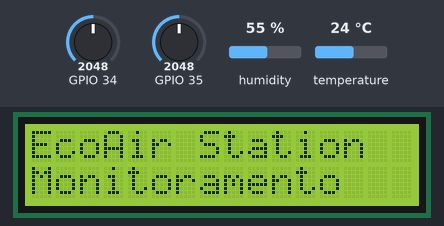
This sketch was run on a simulated ESP32. Shown: 16×2 character LCD. Inputs (shaded band) come from the test bench; at power-on: GPIO 34 = 2048, GPIO 35 = 2048, humidity 55 %, temperature 24 °C. What the sketch prints to the serial monitor is not drawn.

Above: at 3.3 s.
3.4 s: GPIO 34 set to 2866
At 8.6 s:
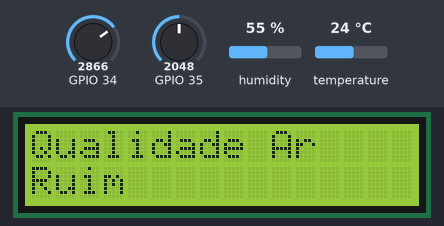
13.2 s: GPIO 35 set to 3540
At 17.1 s:
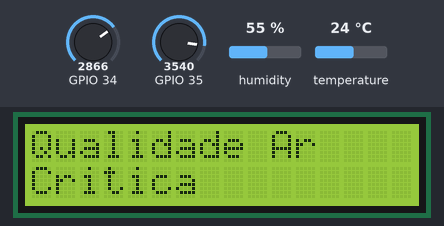
19.6 s: humidity set to 22 %
At 21.4 s:
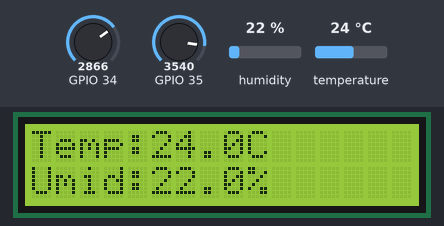
24.0 s: temperature set to 12 °C
At 28.7 s:
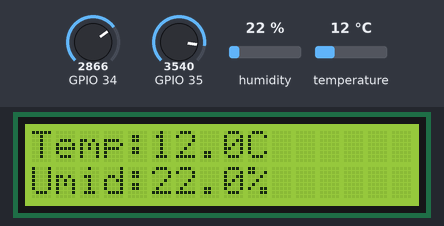
31.6 s: humidity set to 40 %
At 37.2 s:
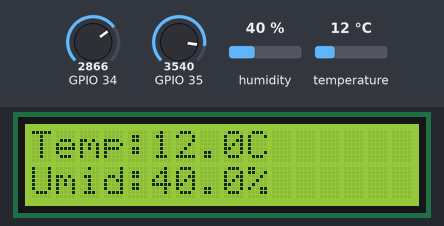
39.6 s: temperature set to 19 °C
At 44.5 s:
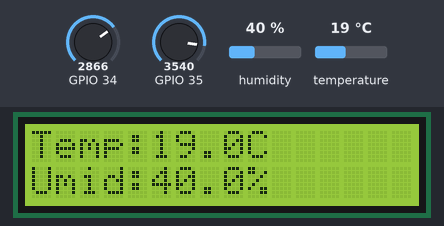
Timing chart, 0 to 46.0 s (numbered marks = the images above; inputs shaded):
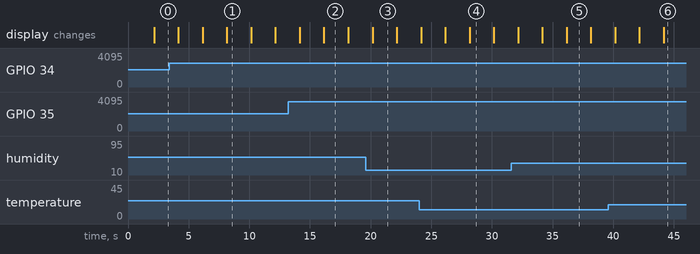

Measured:
- after the input at 3.4 s, the display: first differs from a run without the input after 4.8 s (image 1)
- after the input at 13.2 s, the display: first differs from a run without the input after 3.0 s (image 2)
- what the display in image 1 shows lasts 2.0 s, from 8.2 s to 10.2 s

The sketch:

main.ino
```cpp
#include "estacaoMeteorologica.h"
#include <Wire.h>
#include <hd44780.h>
#include <hd44780ioClass/hd44780_I2Cexp.h>

// MQ2 -> GPIO34
// MQ7 -> GPIO35
// DHT11 -> GPIO32
// LCD SDA -> GPIO26
// LCD SCL -> GPIO27

#define SDA_PIN 26
#define SCL_PIN 27

hd44780_I2Cexp lcd;

EstacaoMeteorologica estacao(
    34, // MQ2
    35, // MQ7
    32  // DHT11
);

unsigned long ultimaLeitura = 0;
unsigned long ultimaTrocaTela = 0;

int telaAtual = 0;

void setup()
{
    Serial.begin(115200);

    Wire.begin(SDA_PIN, SCL_PIN);

    int status = lcd.begin(16, 2);

    if(status)
    {
        Serial.print("Erro no LCD. Codigo: ");
        Serial.println(status);

        while(true);
    }

    lcd.backlight();

    lcd.clear();
    lcd.setCursor(0, 0);
    lcd.print("Estacao");
    lcd.setCursor(0, 1);
    lcd.print("Iniciando...");

    estacao.iniciar();

    delay(2000);

    estacao.atualizar();

    lcd.clear();
}

void loop()
{
    unsigned long instanteAtual = millis();

    // Atualiza os sensores a cada 5 segundos
    if(instanteAtual - ultimaLeitura >= 5000)
    {
        ultimaLeitura = instanteAtual;

        estacao.atualizar();

        Serial.println();
        Serial.println("===== ECOAIR STATION =====");

        Serial.print("Temperatura: ");
        Serial.print(estacao.getTemperatura());
        Serial.println(" C");

        Serial.print("Umidade: ");
        Serial.print(estacao.getUmidade());
        Serial.println(" %");

        Serial.print("MQ2: ");
        Serial.println(estacao.getMQ2());

        Serial.print("MQ7: ");
        Serial.println(estacao.getMQ7());

        Serial.print("Qualidade do ar: ");
        Serial.println(estacao.getQualidadeGeral());

        Serial.println("==========================");
    }

    // Troca as telas do LCD a cada 2 segundos
    if(instanteAtual - ultimaTrocaTela >= 2000)
    {
        ultimaTrocaTela = instanteAtual;

        lcd.clear();

        switch(telaAtual)
        {
            case 0:

                lcd.setCursor(0, 0);
                lcd.print("EcoAir Station");

                lcd.setCursor(0, 1);
                lcd.print("Monitoramento");

                break;

            case 1:

                lcd.setCursor(0, 0);
                lcd.print("Temp:");
                lcd.print(estacao.getTemperatura(), 1);
                lcd.print("C");

                lcd.setCursor(0, 1);
                lcd.print("Umid:");
                lcd.print(estacao.getUmidade(), 1);
                lcd.print("%");

                break;

            case 2:

                lcd.setCursor(0, 0);
                lcd.print("Medindo");

                lcd.setCursor(0, 1);
                lcd.print("Qualidade...");

                break;

            case 3:

                lcd.setCursor(0, 0);
                lcd.print("Qualidade Ar");

                lcd.setCursor(0, 1);
                lcd.print(estacao.getQualidadeGeral());

                break;
        }

        telaAtual++;

        if(telaAtual > 3)
        {
            telaAtual = 0;
        }
    }
}
```

DHT11.h
```cpp
#pragma once
#include <DHT.h>
#define DHTTYPE DHT11

class SensorDHT {
    private:
        int pino;
        DHT dht;

    public:
        SensorDHT(int pino) : dht(pino, DHTTYPE)
        {
            this->pino = pino;
            float temp = dht.readTemperature();

            if (isnan(temp)){
                Serial.println("Erro ao ler DHT11");
            }
        }

        void iniciar()
        {
            dht.begin();
        }

        float lerTemperatura()
        {
            return dht.readTemperature();
        }

        float lerUmidade()
        {
            return dht.readHumidity();
        }
};
```

estacaoMeteorologica.h
```cpp
#pragma once
#define ESTACAOMETEOROLOGICA_H

#include "sensorMQ2.h"
#include "sensorMQ7.h"
#include "DHT11.h"

class EstacaoMeteorologica {

  private:

      SensorMQ2 mq2;
      SensorMQ7 mq7;
      SensorDHT dht;

      float valorMQ2;
      float valorMQ7;
      float temperatura;
      float umidade;

      // Histórico das leituras
      float historicoMQ2[20];
      float historicoMQ7[20];

      int indice;

  public:

      // Construtor
      EstacaoMeteorologica(int pinoMQ2, int pinoMQ7, int pinoDHT) :
            mq2(pinoMQ2),
            mq7(pinoMQ7),
            dht(pinoDHT)
      {
          this->indice = 0;

          this->valorMQ2 = 0;
          this->valorMQ7 = 0;
          this->temperatura = 0;
          this->umidade = 0;

          // Inicializa os arrays
          for(int i = 0; i < 20; i++) {

              historicoMQ2[i] = 0;
              historicoMQ7[i] = 0;
          }
      }

      // Inicializa sensores
      void iniciar() {

          dht.iniciar();
      }

      // Atualiza todas as leituras
      void atualizar() {

          this->valorMQ2 = mq2.lerValor();
          this->valorMQ7 = mq7.lerValor();

          this->temperatura = dht.lerTemperatura();
          this->umidade = dht.lerUmidade();

          // Salva no histórico
          this->historicoMQ2[indice] = valorMQ2;
          this->  historicoMQ7[indice] = valorMQ7;

          this->indice++;

          if(this->indice >= 20) {
              this->indice = 0;
          }
      }

      // Bubble Sort
      void bubbleSort(float vetor[], int tamanho) {

          for(int i = 0; i < tamanho - 1; i++) {

              for(int j = 0; j < tamanho - 1 - i; j++) {

                  if(vetor[j] > vetor[j + 1]) {

                      float aux = vetor[j];
                      vetor[j] = vetor[j + 1];
                      vetor[j + 1] = aux;
                  }
              }
          }
      }

      // Retorna a maior leitura do MQ2
      float getMaiorMQ2() {

          float copia[20];

          for(int i = 0; i < 20; i++) {
              copia[i] = historicoMQ2[i];
          }

          bubbleSort(copia, 20);

          return copia[19];
      }

      // Retorna a maior leitura do MQ7
      float getMaiorMQ7() {

          float copia[20];

          for(int i = 0; i < 20; i++) {
              copia[i] = historicoMQ7[i];
          }

          bubbleSort(copia, 20);

          return copia[19];
      }

      // Getters
      float getMQ2() {
          return valorMQ2;
      }

      float getMQ7() {
          return valorMQ7;
      }

      float getTemperatura() {
          return temperatura;
      }

      float getUmidade() {
          return umidade;
      }

      String classificarAr(float valor) {
        if(valor <= 1000) {
            return "Boa";
        }
        else if(valor <= 2500) {
            return "Moderada";
        }
        else if(valor <= 3500) {
            return "Ruim";
        }
        else {
            return "Critica";
        }
      }

    String getQualidadeGeral()
    {
        float maiorValor;

        if(this->valorMQ2 > this->valorMQ7)
        {
            maiorValor = this->valorMQ2;
        }

        else
        {
            maiorValor = this->valorMQ7;
        }

        return this->classificarAr(maiorValor);
    }
};
```

sensor.h
```cpp
#pragma once
#define SENSOR_H
#include <string.h>
using namespace std;

class Sensor {
protected:
    String nome;

public:
    Sensor(String nomeSensor)
    {
      this->nome = nomeSensor;
    };

    float lerValor()
    {
      return 0;
    }

    const String getNome()
    {
      return this->nome;
    }
};
```

sensorMQ2.h
```cpp
#pragma once
#include <string.h>
#include "sensor.h"
using namespace std;

class SensorMQ2 : public Sensor
{
  private:
    int pino;

  public:
    SensorMQ2(int pino) : Sensor("MQ2")
    {
      if(pino == 34)
      {
        this->pino = pino;
      }
      else
      {
        this->pino = 34;
      }
    }

    SensorMQ2() : Sensor("MQ2")
    {
      this->pino = 34;
    }

    float lerValor()
    {
      return analogRead(this->pino);
    }
};
```

sensorMQ7.h
```cpp
#pragma once
#include "sensor.h"
#include <string.h>
using namespace std;

class SensorMQ7 : public Sensor
{
  private:
    int pino;

  public:
    SensorMQ7(int pino) : Sensor("MQ7")
    {
      if(pino == 35)
      {
        this->pino = pino;
      }
      else
      {
        this->pino = 35;
      }
    }

    SensorMQ7() : Sensor("MQ7")
    {
      this->pino = 35;
    }

    float lerValor()
    {
      return analogRead(this->pino);
    }
};
```
